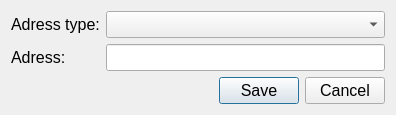
<?xml version="1.0" encoding="UTF-8"?>
<ui version="4.0">
 <class>AddEditAdressesClass</class>
 <widget class="QDialog" name="AddEditAdressesClass">
  <property name="geometry">
   <rect>
    <x>0</x>
    <y>0</y>
    <width>396</width>
    <height>115</height>
   </rect>
  </property>
  <property name="font">
   <font>
    <pointsize>12</pointsize>
   </font>
  </property>
  <property name="windowTitle">
   <string>AddEditAdresses</string>
  </property>
  <layout class="QGridLayout" name="gridLayout">
   <item row="0" column="0">
    <widget class="QLabel" name="label">
     <property name="font">
      <font>
       <pointsize>12</pointsize>
      </font>
     </property>
     <property name="text">
      <string>Adress type:</string>
     </property>
    </widget>
   </item>
   <item row="0" column="1">
    <widget class="QComboBox" name="comboBox"/>
   </item>
   <item row="1" column="0">
    <widget class="QLabel" name="label_2">
     <property name="font">
      <font>
       <pointsize>12</pointsize>
      </font>
     </property>
     <property name="text">
      <string>Adress:</string>
     </property>
    </widget>
   </item>
   <item row="1" column="1">
    <widget class="QLineEdit" name="lineEdit_adress">
     <property name="font">
      <font>
       <pointsize>12</pointsize>
      </font>
     </property>
    </widget>
   </item>
   <item row="2" column="0" colspan="2">
    <layout class="QHBoxLayout" name="horizontalLayout">
     <item>
      <spacer name="horizontalSpacer">
       <property name="orientation">
        <enum>Qt::Horizontal</enum>
       </property>
       <property name="sizeHint" stdset="0">
        <size>
         <width>40</width>
         <height>20</height>
        </size>
       </property>
      </spacer>
     </item>
     <item>
      <widget class="QPushButton" name="pushButton_save">
       <property name="text">
        <string>Save</string>
       </property>
      </widget>
     </item>
     <item>
      <widget class="QPushButton" name="pushButton_2">
       <property name="text">
        <string>Cancel</string>
       </property>
      </widget>
     </item>
    </layout>
   </item>
  </layout>
 </widget>
 <layoutdefault spacing="6" margin="11"/>
 <tabstops>
  <tabstop>comboBox</tabstop>
  <tabstop>lineEdit_adress</tabstop>
  <tabstop>pushButton_save</tabstop>
  <tabstop>pushButton_2</tabstop>
 </tabstops>
 <resources/>
 <connections>
  <connection>
   <sender>pushButton_2</sender>
   <signal>clicked()</signal>
   <receiver>AddEditAdressesClass</receiver>
   <slot>reject()</slot>
   <hints>
    <hint type="sourcelabel">
     <x>335</x>
     <y>86</y>
    </hint>
    <hint type="destinationlabel">
     <x>143</x>
     <y>99</y>
    </hint>
   </hints>
  </connection>
 </connections>
</ui>
